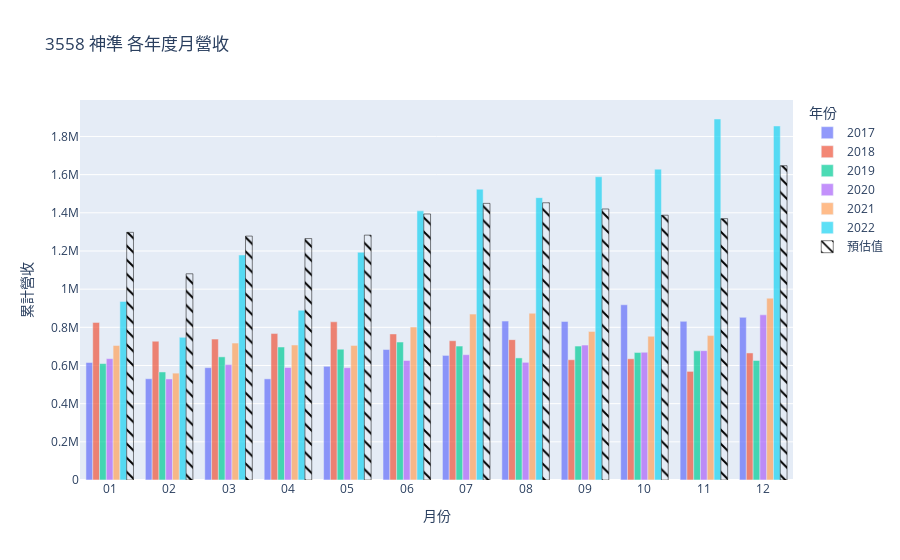
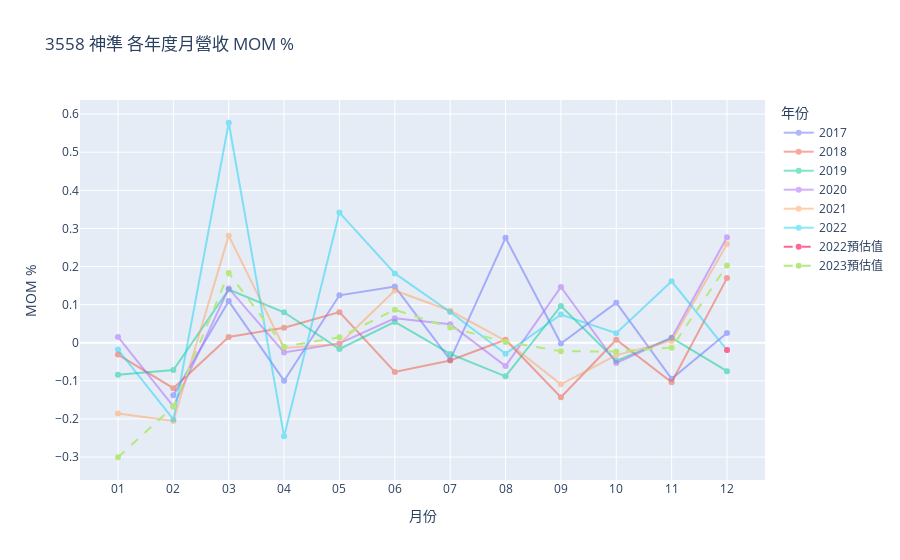
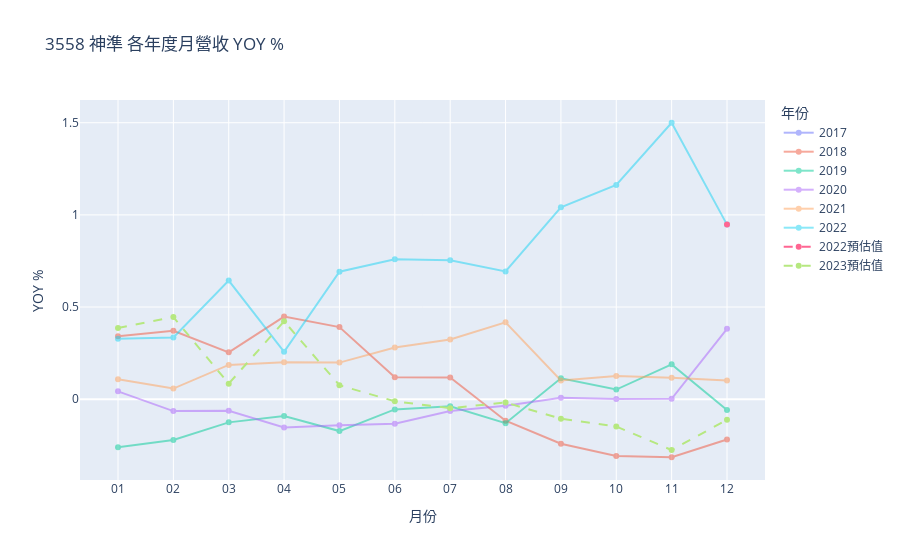

The code cell stored with these charts, in order, in its notebook:
### Code cell
REV.show(), MOM.show(), YOY.show()

### Figure 1 — Plotly figure (JSON) as saved in the notebook; plotly's stock layout.template omitted (floating-point values rounded to 4 significant figures)
{"data": [{"name": "2017", "opacity": 0.7, "type": "bar", "x": ["01", "02", "03", "04", "05", "06", "07", "08", "09", "10", "11", "12"], "y": [615551, 530603, 588582, 529945, 595857, 683618, 652864, 832567, 830836, 918102, 831190, 852264]}, {"name": "2018", "opacity": 0.7, "type": "bar", "x": ["01", "02", "03", "04", "05", "06", "07", "08", "09", "10", "11", "12"], "y": [825783, 727256, 738224, 767284, 828922, 765337, 729766, 735444, 630195, 635212, 569198, 665718]}, {"name": "2019", "opacity": 0.7, "type": "bar", "x": ["01", "02", "03", "04", "05", "06", "07", "08", "09", "10", "11", "12"], "y": [609860, 566100, 645262, 696810, 685359, 722684, 701483, 639706, 701488, 668215, 676676, 626227]}, {"name": "2020", "opacity": 0.7, "type": "bar", "x": ["01", "02", "03", "04", "05", "06", "07", "08", "09", "10", "11", "12"], "y": [635673, 529475, 604898, 589463, 588459, 626194, 656586, 616538, 706773, 669231, 677769, 865392]}, {"name": "2021", "opacity": 0.7, "type": "bar", "x": ["01", "02", "03", "04", "05", "06", "07", "08", "09", "10", "11", "12"], "y": [704551, 559950, 717269, 707360, 705140, 801830, 869137, 873747, 778321, 753127, 756627, 952732]}, {"name": "2022", "opacity": 0.7, "type": "bar", "x": ["01", "02", "03", "04", "05", "06", "07", "08", "09", "10", "11", "12"], "y": [935780, 747433, 1178937, 889301, 1193038, 1410177, 1523790, 1479508, 1588934, 1628743, 1891504, 1855137]}, {"marker": {"color": "black", "line": {"color": "black"}, "pattern": {"fillmode": "replace", "shape": "\\"}}, "name": "預估值", "opacity": 1, "type": "bar", "x": ["12", "01", "02", "03", "04", "05", "06", "07", "08", "09", "10", "11", "12"], "y": [null, 1297641, 1080552, 1278054, 1264996, 1282951, 1393944, 1449441, 1452705, 1420060, 1387415, 1369460, 1646944]}], "layout": {"barmode": "group", "hovermode": "x unified", "legend": {"title": {"text": "年份"}}, "title": {"text": "3558 神準 各年度月營收"}, "xaxis": {"title": {"text": "月份"}}, "yaxis": {"title": {"text": "累計營收"}}}}

### Figure 2 — Plotly figure (JSON) as saved in the notebook; plotly's stock layout.template omitted (floating-point values rounded to 4 significant figures)
{"data": [{"name": "2017", "opacity": 0.5, "type": "scatter", "x": ["01", "02", "03", "04", "05", "06", "07", "08", "09", "10", "11", "12"], "y": [null, -0.138, 0.1093, -0.0996, 0.1244, 0.1473, -0.045, 0.2753, -0.0021, 0.105, -0.0947, 0.0254]}, {"name": "2018", "opacity": 0.5, "type": "scatter", "x": ["01", "02", "03", "04", "05", "06", "07", "08", "09", "10", "11", "12"], "y": [-0.0311, -0.1193, 0.0151, 0.0394, 0.0803, -0.0767, -0.0465, 0.0078, -0.1431, 0.008, -0.1039, 0.1696]}, {"name": "2019", "opacity": 0.5, "type": "scatter", "x": ["01", "02", "03", "04", "05", "06", "07", "08", "09", "10", "11", "12"], "y": [-0.0839, -0.0718, 0.1398, 0.0799, -0.0164, 0.0545, -0.0293, -0.0881, 0.0966, -0.0474, 0.0127, -0.0746]}, {"name": "2020", "opacity": 0.5, "type": "scatter", "x": ["01", "02", "03", "04", "05", "06", "07", "08", "09", "10", "11", "12"], "y": [0.0151, -0.1671, 0.1424, -0.0255, -0.0017, 0.0641, 0.0485, -0.061, 0.1464, -0.0531, 0.0128, 0.2768]}, {"name": "2021", "opacity": 0.5, "type": "scatter", "x": ["01", "02", "03", "04", "05", "06", "07", "08", "09", "10", "11", "12"], "y": [-0.1859, -0.2052, 0.281, -0.0138, -0.0031, 0.1371, 0.0839, 0.0053, -0.1092, -0.0324, 0.0046, 0.2592]}, {"name": "2022", "opacity": 0.5, "type": "scatter", "x": ["01", "02", "03", "04", "05", "06", "07", "08", "09", "10", "11", "12"], "y": [-0.0178, -0.2013, 0.5773, -0.2457, 0.3415, 0.182, 0.0806, -0.0291, 0.074, 0.0251, 0.1613, -0.0192]}, {"connectgaps": false, "line": {"dash": "dash"}, "name": "2022預估值", "type": "scatter", "x": ["12"], "y": [-0.01923]}, {"connectgaps": false, "line": {"dash": "dash"}, "name": "2023預估值", "type": "scatter", "x": ["01", "02", "03", "04", "05", "06", "07", "08", "09", "10", "11", "12"], "y": [-0.3005, -0.1673, 0.1828, -0.01022, 0.01419, 0.08651, 0.03981, 0.002252, -0.02247, -0.02299, -0.01294, 0.2026]}], "layout": {"hovermode": "x unified", "legend": {"title": {"text": "年份"}}, "title": {"text": "3558 神準 各年度月營收 MOM %"}, "xaxis": {"title": {"text": "月份"}}, "yaxis": {"title": {"text": "MOM %"}}}}

### Figure 3 — Plotly figure (JSON) as saved in the notebook; plotly's stock layout.template omitted (floating-point values rounded to 4 significant figures)
{"data": [{"name": "2017", "opacity": 0.5, "type": "scatter", "x": ["01", "02", "03", "04", "05", "06", "07", "08", "09", "10", "11", "12"], "y": [null, null, null, null, null, null, null, null, null, null, null, null]}, {"name": "2018", "opacity": 0.5, "type": "scatter", "x": ["01", "02", "03", "04", "05", "06", "07", "08", "09", "10", "11", "12"], "y": [0.3415, 0.3706, 0.2542, 0.4479, 0.3911, 0.1195, 0.1178, -0.1167, -0.2415, -0.3081, -0.3152, -0.2189]}, {"name": "2019", "opacity": 0.5, "type": "scatter", "x": ["01", "02", "03", "04", "05", "06", "07", "08", "09", "10", "11", "12"], "y": [-0.2615, -0.2216, -0.1259, -0.0918, -0.1732, -0.0557, -0.0388, -0.1302, 0.1131, 0.052, 0.1888, -0.0593]}, {"name": "2020", "opacity": 0.5, "type": "scatter", "x": ["01", "02", "03", "04", "05", "06", "07", "08", "09", "10", "11", "12"], "y": [0.0423, -0.0647, -0.0626, -0.1541, -0.1414, -0.1335, -0.064, -0.0362, 0.0075, 0.0015, 0.0016, 0.3819]}, {"name": "2021", "opacity": 0.5, "type": "scatter", "x": ["01", "02", "03", "04", "05", "06", "07", "08", "09", "10", "11", "12"], "y": [0.1084, 0.0576, 0.1858, 0.2, 0.1983, 0.2805, 0.3237, 0.4172, 0.1012, 0.1254, 0.1163, 0.1009]}, {"name": "2022", "opacity": 0.5, "type": "scatter", "x": ["01", "02", "03", "04", "05", "06", "07", "08", "09", "10", "11", "12"], "y": [0.3282, 0.3348, 0.6436, 0.2572, 0.6919, 0.7587, 0.7532, 0.6933, 1.042, 1.163, 1.5, 0.9472]}, {"connectgaps": false, "line": {"dash": "dash"}, "name": "2022預估值", "type": "scatter", "x": ["12"], "y": [0.9472]}, {"connectgaps": false, "line": {"dash": "dash"}, "name": "2023預估值", "type": "scatter", "x": ["01", "02", "03", "04", "05", "06", "07", "08", "09", "10", "11", "12"], "y": [0.3867, 0.4457, 0.0841, 0.4225, 0.0754, -0.0115, -0.0488, -0.0181, -0.1063, -0.1482, -0.276, -0.1122]}], "layout": {"hovermode": "x unified", "legend": {"title": {"text": "年份"}}, "title": {"text": "3558 神準 各年度月營收 YOY %"}, "xaxis": {"title": {"text": "月份"}}, "yaxis": {"title": {"text": "YOY %"}}}}
